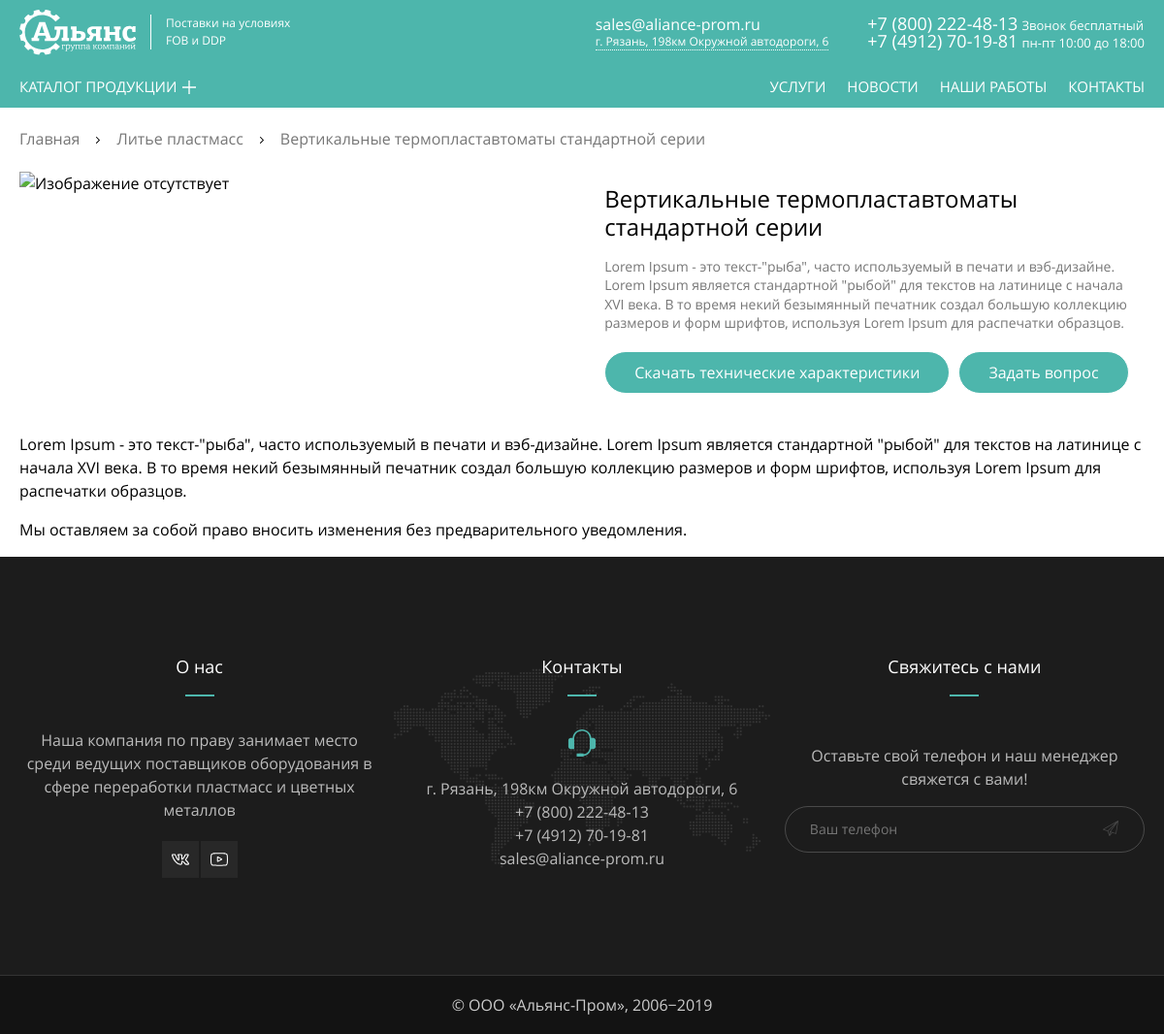
The page /?view=product&id=2 on the database as committed earlier.
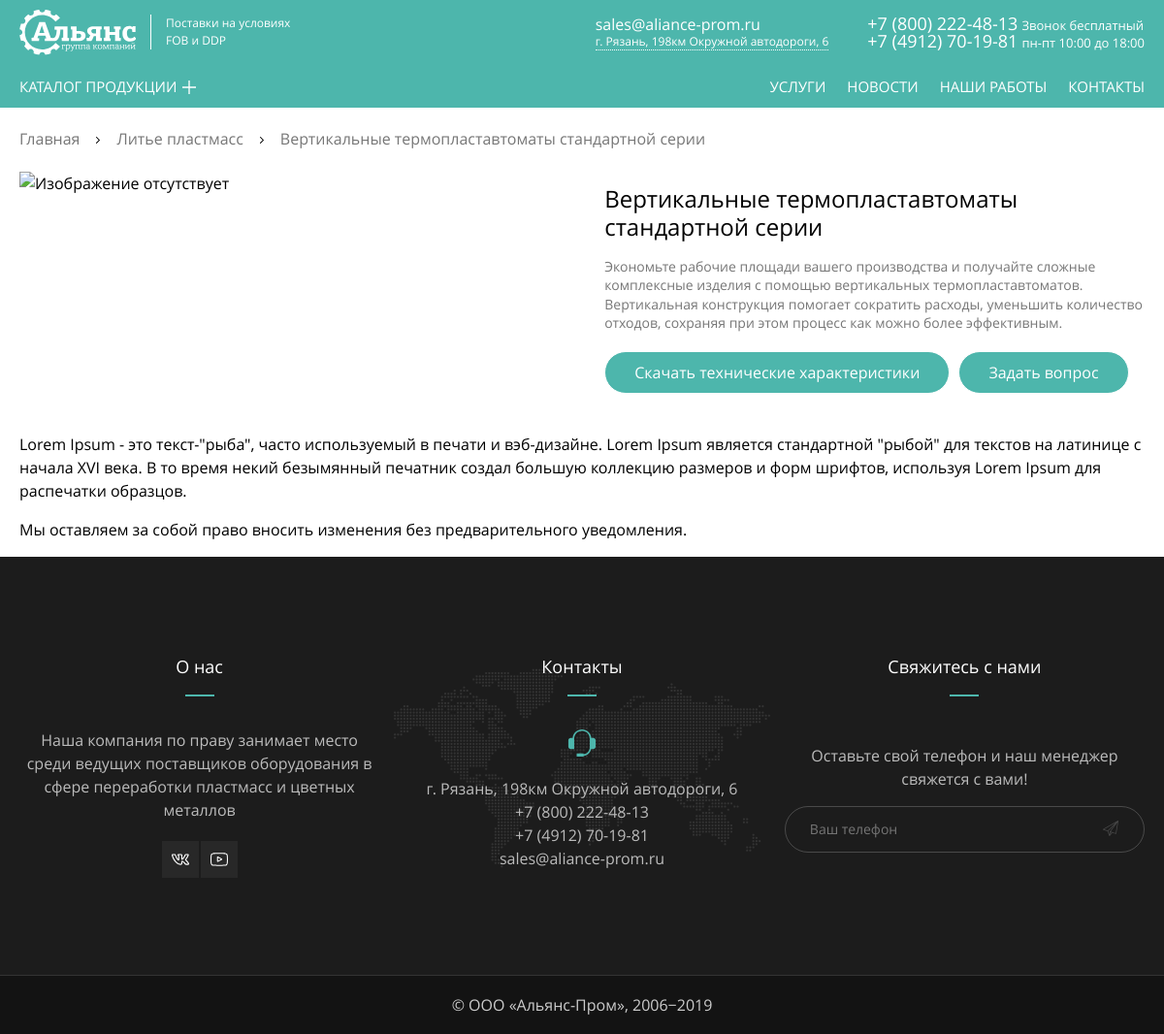
The same page on the database as committed later.
### tables this page shows
CREATE TABLE products (
  id INT AUTO_INCREMENT PRIMARY KEY,
  title VARCHAR(128) NOT NULL UNIQUE,
  category_id INT NOT NULL,
  small_desc TEXT,
  content LONGTEXT,
  image_path VARCHAR(255),
  big_image_path VARCHAR(255)
);

CREATE TABLE category (
  id INT AUTO_INCREMENT PRIMARY KEY,
  title VARCHAR(64) NOT NULL UNIQUE,
  image_path VARCHAR(255)
);

### index.php (called while the page is built, shortened)
<?php
include ($_SERVER['DOCUMENT_ROOT'].'/views/layouts/index.php');

### views/pages/product.php (the view)
<?php
    if (isset($_GET['id'])) {
        $id = intval($_GET['id']);
    }
    $product_sql = "SELECT p.title, small_desc, content, big_image_path, c.id as cat_id, c.title as cat_title
                    FROM products p
                    INNER JOIN category c ON c.id = p.category_id
                    WHERE p.id = '$id'";
    $product_res = mysqli_query($link, $product_sql);
    $product_name = mysqli_fetch_all($product_res, MYSQLI_ASSOC);
    foreach ($product_name as $key => $val) {
        $product_title =  $val['title'];
        $category_id = $val['cat_id'];
        $category_title = $val['cat_title'];
        $small_desc = $val['small_desc'];
        $content = $val['content'];
        $big_image_path = $val['big_image_path'];
    };
?>
<main>
    <div class="container">
        <ul class="breadcrumbs-list">
            <li class="breadcrumbs-list__item">
                <a class="breadcrumbs-list__link" href="index.php">Главная</a>
            </li>
            <li class="breadcrumbs-list__item">
                <a class="breadcrumbs-list__link" href="?view=catalog&cat=<?= $category_id ?>"><?= $category_title; ?></a>
            </li>
            <li class="breadcrumbs-list__item breadcrumbs-list__item--active">
                <a class="breadcrumbs-list__link"><?= $product_title; ?></a>
            </li>
        </ul>
        <div class="product-wrapper">
            <div class="product__column product__column--left">
                <?php if (empty($big_image_path)): ?>
                    <img class="product-image" src="/img/placeholder.png" alt="Изображение отсутствует">
                <?php else: ?>
                    <img class="product-image" src="<?= $big_image_path; ?>" alt="<?= $product_title; ?>">
                <?php endif; ?>
            </div>
            <div class="product__column product__column--right">
                <h1 class="product-title"><?= $product_title; ?></h1>
                <?php if (empty($small_desc)): ?>
                    <p class="product-small_desc">
                        Lorem Ipsum - это текст-"рыба", часто используемый в печати и вэб-дизайне. Lorem Ipsum является стандартной "рыбой" для текстов на латинице с начала XVI века.
                        В то время некий безымянный печатник создал большую коллекцию размеров и форм шрифтов, используя Lorem Ipsum для распечатки образцов.
                    </p>
                <?php else: ?>
                    <p class="product-small_desc">
                        <?= $small_desc; ?>
                    </p>
                <?php endif; ?>
                <button class="btn">Скачать технические характеристики</button>
                <button class="btn">Задать вопрос</button>
            </div>
        </div>
        <?php if (empty($content)): ?>
            <p>
                Lorem Ipsum - это текст-"рыба", часто используемый в печати и вэб-дизайне. Lorem Ipsum является стандартной "рыбой" для текстов на латинице с начала XVI века.
                В то время некий безымянный печатник создал большую коллекцию размеров и форм шрифтов, используя Lorem Ipsum для распечатки образцов.
            </p>
        <?php else: ?>
          <div class="specification">
              <?= $content; ?>
          </div>
        <?php endif; ?>
        <p>Мы оставляем за собой право вносить изменения без предварительного уведомления.</p>
    </div>
</main>

Rows that differ between the two databases and show on the page:
changed products "Вертикальные термопластавтоматы стандартной серии": small_desc (not shown) → "Экономьте рабочие площади вашего производства и получайте сложные комплексные изделия с помощью вертикальных термопластавтоматов. Вертикальная конструкция помогает сократить расходы, уменьшить количество отходов, сохраняя при этом процесс как можно более эффективным."
Other text that changed with them:
text no longer shown: "Lorem Ipsum - это текст-\"рыба\", часто используемый в печати и вэб-дизайне. Lorem Ipsum является стандартной \"рыбой\" для текстов на латинице с начала XVI века. В то время некий безымянный печатник создал большую коллекцию размеров и форм шрифтов, используя Lorem Ipsum для распечатки образцов."
